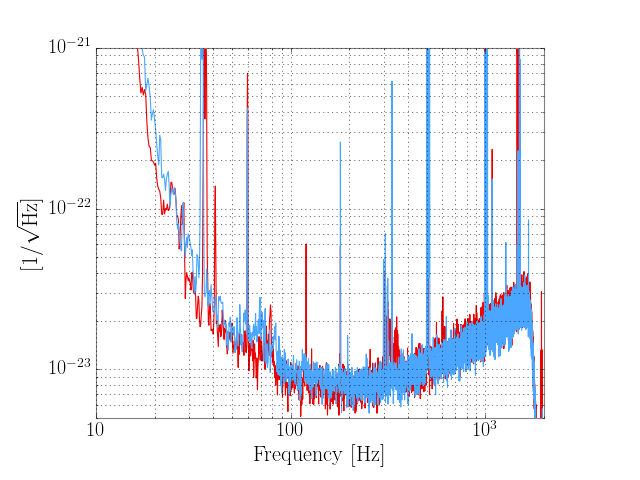

Reproduce this figure in Python.
from gwpy.plotter.colors import GW_OBSERVATORY_COLORS as GWO_COLORS
plot = lhoasd.plot(color=GWO_COLORS['H1'], label='LIGO-Hanford')
ax = plot.gca()
ax.plot(lloasd, color=GWO_COLORS['L1'], label='LIGO-Livingston')
ax.set_xlim(10, 2000)
ax.set_ylim(5e-24, 1e-21)
plot.show()
